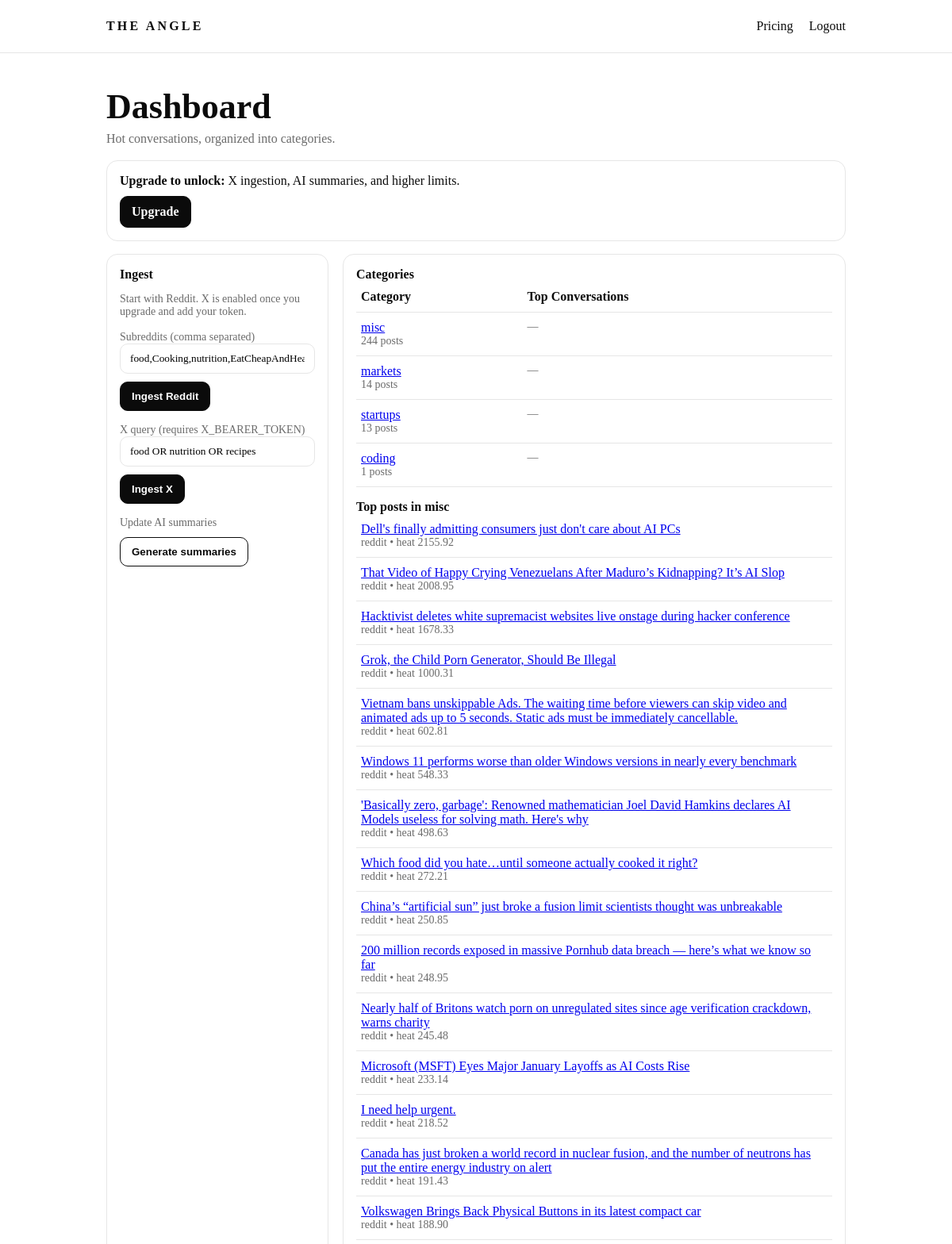
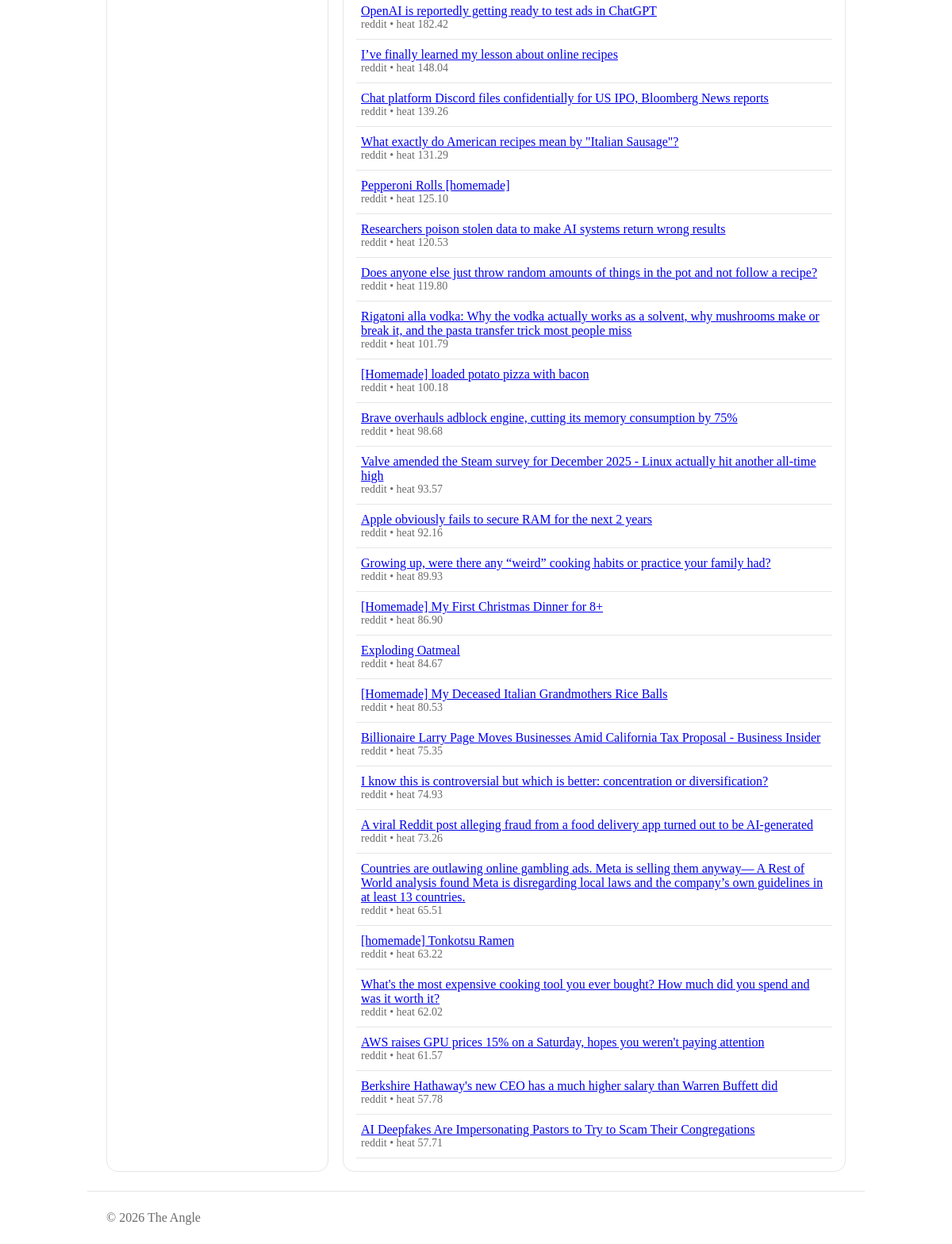
Page /dashboard?category=misc (signed in) on the committed database (2 pictures, top to bottom).
### app/models.py (models this page shows)
class Post(SQLModel, table=True):
    id: Optional[int] = Field(default=None, primary_key=True)
    source: str  # reddit | x | linkedin
    source_id: str = Field(index=True)
    category: str = Field(index=True, default="misc")
    title: str
    url: str
    author: Optional[str] = None
    created_utc: int
    score: int = 0
    num_comments: int = 0
    heat_score: float = 0.0
    fetched_at: datetime = Field(default_factory=datetime.utcnow)

### app/main.py (the view)
@app.get("/dashboard", response_class=HTMLResponse)
def dashboard(request: Request, category: str | None = None, session: Session = Depends(get_session)):
    user = get_current_user(request, session)
    if not user:
        return RedirectResponse("/login", status_code=302)
    cats = session.exec(select(Post.category)).all()
    counts = {}
    for c in cats:
        counts[c] = counts.get(c, 0) + 1
    ranked = sorted(counts.items(), key=lambda x: x[1], reverse=True)
    summaries = {s.category: s.summary for s in session.exec(select(CategorySummary)).all()}
    categories = [{"name": k, "count": v, "summary": summaries.get(k)} for k, v in ranked]
    if category:
        q = select(Post).where(Post.category == category).order_by(Post.heat_score.desc()).limit(40)
    else:
        q = select(Post).order_by(Post.heat_score.desc()).limit(40)
    posts = list(session.exec(q).all())
    return render(
        request,
        "dashboard.html",
        {
            "user": user,
            "categories": categories[:40],
            "posts": posts,
            "selected_category": category,
            "msg": request.query_params.get("msg"),
        },
    )

### app/templates/dashboard.html (shortened to what this page needs)
{% extends "base.html" %}
{% block content %}
  <h1 class="h1">Dashboard</h1>
  <p class="sub">Hot conversations, organized into categories.</p>
  {% if not user.is_active_subscriber %}
    <div class="card" style="margin-bottom:16px">
      <b>Upgrade to unlock:</b> X ingestion, AI summaries, and higher limits.
      <div style="height:10px"></div>
      <a class="btn" href="/billing/checkout">Upgrade</a>
    </div>
  {% endif %}
  <div class="grid">
    <div class="card">
      <b>Ingest</b>
      <p class="small">Start with Reddit. X is enabled once you upgrade and add your token.</p>
      <form method="post" action="/ingest/reddit">
        <label class="small">Subreddits (comma separated)</label>
        <input class="input" name="subreddits" value="food,Cooking,nutrition,EatCheapAndHealthy,recipes" />
        <div style="height:10px"></div>
        <button class="btn" type="submit">Ingest Reddit</button>
      </form>
  <div style="height:14px"></div>
      <form method="post" action="/ingest/x">
        <label class="small">X query (requires X_BEARER_TOKEN)</label>
        <input class="input" name="query" value="food OR nutrition OR recipes" />
        <div style="height:10px"></div>
        <button class="btn" type="submit">Ingest X</button>
      </form>
      <div style="height:14px"></div>
      <form method="post" action="/summaries/update">
        <label class="small">Update AI summaries</label>
        <div style="height:10px"></div>
        <button class="btn ghost" type="submit">Generate summaries</button>
      </form>
      <div style="height:12px"></div>
    </div>
    <div class="card">
      <b>Categories</b>
      <table class="table">
        <tr><th>Category</th><th>Top Conversations</th></tr>
        {% for c in categories %}
          <tr>
            <td><a href="/dashboard?category={{ c.name }}">{{ c.name }}</a><div class="small">{{ c.count }} posts</div></td>
            <td class="small">{{ c.summary or "—" }}</td>
          </tr>
        {% endfor %}
      </table>
      <div style="height:16px"></div>
      <b>Top posts{% if selected_category %} in {{ selected_category }}{% endif %}</b>
      <table class="table">
        {% for p in posts %}
          <tr>
            <td>
              <a href="{{ p.url }}" target="_blank">{{ p.title }}</a>
              <div class="small">{{ p.source }} • heat {{ "%.2f"|format(p.heat_score) }}</div>
            </td>
          </tr>
        {% endfor %}
      </table>
    </div>
  </div>
{% endblock %}

### app/static/style.css (style rules this page uses)
:root { --bg:#ffffff; --ink:#0b0b0b; --muted:#6b6b6b; --line:#e6e6e6; --card:#ffffff; }
* { box-sizing:border-box }
body { margin:0; font-family: ui-serif, Georgia, "Times New Roman", Times, serif; background:var(--bg); color:var(--ink); }
.h1 { font-size:44px; margin:18px 0 6px }
.sub { color:var(--muted); margin:0 0 18px }
.grid { display:grid;grid-template-columns: 280px 1fr; gap:18px }
.card { border:1px solid var(--line); border-radius:14px; padding:16px; background:var(--card); }
.btn { display:inline-block; padding:10px 14px; border-radius:10px; border:1px solid var(--ink); text-decoration:none; color:var(--bg); background:var(--ink); font-weight:600; }
.btn.ghost { background:#fff; color:var(--ink); }
.input { width:100%; padding:10px 12px; border:1px solid var(--line); border-radius:10px; font-family: inherit; }
.table { width:100%; border-collapse:collapse }
.table td, .table th { border-bottom:1px solid var(--line); padding:10px 6px; text-align:left; vertical-align:top }
.small { color:var(--muted); font-size:14px }

### rows in the picture
Post: name "misc", count "244", summary "—"
Post: name "markets", count "14", summary "—"
Post: name "startups", count "13", summary "—"
Post: name "coding", count "1", summary "—"
Post: title "Dell's finally admitting consumers just don't care about AI PCs", source "reddit", heat_score "2155.92"
Post: title "That Video of Happy Crying Venezuelans After Maduro’s Kidnapping? It’s AI Slop", source "reddit", heat_score "2008.95"
Post: title "Hacktivist deletes white supremacist websites live onstage during hacker conference", source "reddit", heat_score "1678.33"
Post: title "Grok, the Child Porn Generator, Should Be Illegal", source "reddit", heat_score "1000.31"
Post: title "Vietnam bans unskippable Ads. The waiting time before viewers can skip video and animated ads up to 5 seconds. Static ads must be immediately cancellable.", source "reddit", heat_score "602.81"
Post: title "Windows 11 performs worse than older Windows versions in nearly every benchmark", source "reddit", heat_score "548.33"
Post: title "'Basically zero, garbage': Renowned mathematician Joel David Hamkins declares AI Models useless for solving math. Here's why", source "reddit", heat_score "498.63"
Post: title "Which food did you hate…until someone actually cooked it right?", source "reddit", heat_score "272.21"
Post: title "China’s “artificial sun” just broke a fusion limit scientists thought was unbreakable", source "reddit", heat_score "250.85"
Post: title "200 million records exposed in massive Pornhub data breach — here’s what we know so far", source "reddit", heat_score "248.95"
Post: title "Nearly half of Britons watch porn on unregulated sites since age verification crackdown, warns charity", source "reddit", heat_score "245.48"
Post: title "Microsoft (MSFT) Eyes Major January Layoffs as AI Costs Rise", source "reddit", heat_score "233.14"
Post: title "I need help urgent.", source "reddit", heat_score "218.52"
Post: title "Canada has just broken a world record in nuclear fusion, and the number of neutrons has put the entire energy industry on alert", source "reddit", heat_score "191.43"
Post: title "Volkswagen Brings Back Physical Buttons in its latest compact car", source "reddit", heat_score "188.90"
Post: title "OpenAI is reportedly getting ready to test ads in ChatGPT", source "reddit", heat_score "182.42"
Post: title "I’ve finally learned my lesson about online recipes", source "reddit", heat_score "148.04"
Post: title "Chat platform Discord files confidentially for US IPO, Bloomberg News reports", source "reddit", heat_score "139.26"
Post: title "What exactly do American recipes mean by \"Italian Sausage\"?", source "reddit", heat_score "131.29"
Post: title "Pepperoni Rolls [homemade]", source "reddit", heat_score "125.10"
Post: title "Researchers poison stolen data to make AI systems return wrong results", source "reddit", heat_score "120.53"
Post: title "Does anyone else just throw random amounts of things in the pot and not follow a recipe?", source "reddit", heat_score "119.80"
Post: title "Rigatoni alla vodka: Why the vodka actually works as a solvent, why mushrooms make or break it, and the pasta transfer trick most people miss", source "reddit", heat_score "101.79"
Post: title "[Homemade] loaded potato pizza with bacon", source "reddit", heat_score "100.18"
Post: title "Brave overhauls adblock engine, cutting its memory consumption by 75%", source "reddit", heat_score "98.68"
Post: title "Valve amended the Steam survey for December 2025 - Linux actually hit another all-time high", source "reddit", heat_score "93.57"
Post: title "Apple obviously fails to secure RAM for the next 2 years", source "reddit", heat_score "92.16"
Post: title "Growing up, were there any “weird” cooking habits or practice your family had?", source "reddit", heat_score "89.93"
Post: title "[Homemade] My First Christmas Dinner for 8+", source "reddit", heat_score "86.90"
Post: title "Exploding Oatmeal", source "reddit", heat_score "84.67"
Post: title "[Homemade] My Deceased Italian Grandmothers Rice Balls", source "reddit", heat_score "80.53"
Post: title "Billionaire Larry Page Moves Businesses Amid California Tax Proposal - Business Insider", source "reddit", heat_score "75.35"
Post: title "I know this is controversial but which is better: concentration or diversification?", source "reddit", heat_score "74.93"
Post: title "A viral Reddit post alleging fraud from a food delivery app turned out to be AI-generated", source "reddit", heat_score "73.26"
Post: title "Countries are outlawing online gambling ads. Meta is selling them anyway— A Rest of World analysis found Meta is disregarding local laws and the company’s own guidelines in at least 13 countries.", source "reddit", heat_score "65.51"
Post: title "[homemade] Tonkotsu Ramen", source "reddit", heat_score "63.22"
Post: title "What's the most expensive cooking tool you ever bought? How much did you spend and was it worth it?", source "reddit", heat_score "62.02"
Post: title "AWS raises GPU prices 15% on a Saturday, hopes you weren't paying attention", source "reddit", heat_score "61.57"
Post: title "Berkshire Hathaway's new CEO has a much higher salary than Warren Buffett did", source "reddit", heat_score "57.78"
Post: title "AI Deepfakes Are Impersonating Pastors to Try to Scam Their Congregations", source "reddit", heat_score "57.71"

### other values in the picture
{{ selected_category }} "misc"
{{ year }} "2026"
